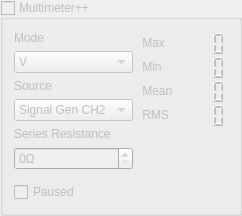
       <widget class="QGroupBox" name="multimeterGroup">
        <property name="enabled">
         <bool>false</bool>
        </property>
        <property name="title">
         <string>Multimeter++</string>
        </property>
        <property name="checkable">
         <bool>true</bool>
        </property>
        <property name="checked">
         <bool>false</bool>
        </property>
        <layout class="QGridLayout" name="gridLayout">
         <item row="1" column="0">
          <widget class="QComboBox" name="multimeterModeSelect">
           <item>
            <property name="text">
             <string>V</string>
            </property>
           </item>
           <item>
            <property name="text">
             <string>I</string>
            </property>
           </item>
           <item>
            <property name="text">
             <string>R</string>
            </property>
           </item>
           <item>
            <property name="text">
             <string>C</string>
            </property>
           </item>
          </widget>
         </item>
         <item row="0" column="1" rowspan="8">
          <layout class="QFormLayout" name="formLayout">
           <property name="horizontalSpacing">
            <number>0</number>
           </property>
           <property name="verticalSpacing">
            <number>0</number>
           </property>
           <item row="0" column="0">
            <widget class="QLabel" name="multimeterMaxLabel">
             <property name="text">
              <string> Max</string>
             </property>
            </widget>
           </item>
           <item row="0" column="1">
            <widget class="QLCDNumber" name="multimeterMaxDisplay">
             <property name="minimumSize">
              <size>
               <width>0</width>
               <height>24</height>
              </size>
             </property>
             <property name="frameShape">
              <enum>QFrame::NoFrame</enum>
             </property>
             <property name="digitCount">
              <number>4</number>
             </property>
            </widget>
           </item>
           <item row="1" column="0">
            <widget class="QLabel" name="multimeterMinLabel">
             <property name="text">
              <string> Min</string>
             </property>
            </widget>
           </item>
           <item row="1" column="1">
            <widget class="QLCDNumber" name="multimeterMinDisplay">
             <property name="minimumSize">
              <size>
               <width>0</width>
               <height>24</height>
              </size>
             </property>
             <property name="frameShape">
              <enum>QFrame::NoFrame</enum>
             </property>
             <property name="digitCount">
              <number>4</number>
             </property>
            </widget>
           </item>
           <item row="2" column="0">
            <widget class="QLabel" name="multimeterMeanLabel">
             <property name="text">
              <string> Mean</string>
             </property>
            </widget>
           </item>
           <item row="2" column="1">
            <widget class="QLCDNumber" name="multimeterMeanDisplay">
             <property name="minimumSize">
              <size>
               <width>0</width>
               <height>24</height>
              </size>
             </property>
             <property name="frameShape">
              <enum>QFrame::NoFrame</enum>
             </property>
             <property name="digitCount">
              <number>4</number>
             </property>
            </widget>
           </item>
           <item row="3" column="0">
            <widget class="QLabel" name="multimeterRmsLabel">
             <property name="text">
              <string> RMS</string>
             </property>
            </widget>
           </item>
           <item row="3" column="1">
            <widget class="QLCDNumber" name="multimeterRmsDisplay">
             <property name="minimumSize">
              <size>
               <width>0</width>
               <height>24</height>
              </size>
             </property>
             <property name="frameShape">
              <enum>QFrame::NoFrame</enum>
             </property>
             <property name="digitCount">
              <number>4</number>
             </property>
            </widget>
           </item>
          </layout>
         </item>
         <item row="7" column="0">
          <widget class="QCheckBox" name="multimeterPauseCheckBox">
           <property name="text">
            <string>Paused</string>
           </property>
          </widget>
         </item>
         <item row="4" column="0">
          <widget class="QLabel" name="multimeterResistanceLabel">
           <property name="text">
            <string>Series Resistance</string>
           </property>
          </widget>
         </item>
         <item row="0" column="0">
          <widget class="QLabel" name="multimeterModeLabel">
           <property name="text">
            <string>Mode</string>
           </property>
          </widget>
         </item>
         <item row="5" column="0">
          <widget class="espoSpinBox" name="multimeterResistanceSelect">
           <property name="suffix">
            <string>Ω</string>
           </property>
           <property name="decimals">
            <number>0</number>
           </property>
           <property name="maximum">
            <double>1000000.000000000000000</double>
           </property>
          </widget>
         </item>
         <item row="3" column="0">
          <widget class="QComboBox" name="multimeterRComboBox">
           <item>
            <property name="text">
             <string>Signal Gen CH2</string>
            </property>
           </item>
           <item>
            <property name="text">
             <string>Power Supply</string>
            </property>
           </item>
          </widget>
         </item>
         <item row="2" column="0">
          <widget class="QLabel" name="multimeterRLabel">
           <property name="text">
            <string>Source</string>
           </property>
          </widget>
         </item>
        </layout>
       </widget>
